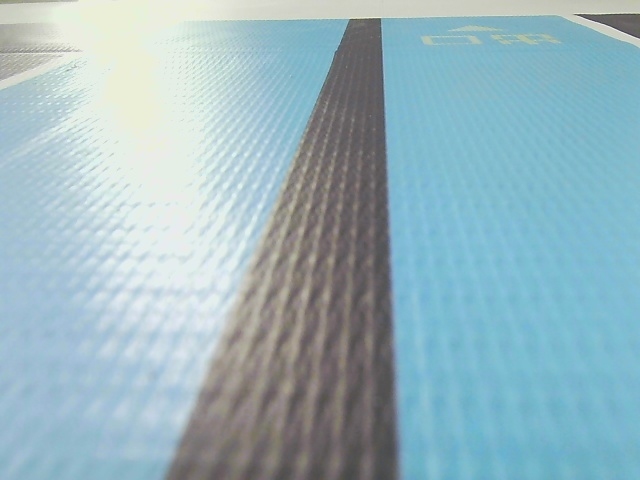
#> input picture src/src/line_follower/line_follower_model/line_follower_model/input_images/frame0076.jpg, 640 x 480 px, found by its file name; its folder holds only this picture in this run
$ python pic_annotation_member.py
#> lines starting #> are read from the running program, lines starting #| are printed output that depends on the picture; after the words box and inside, x2 and y2 are one past the last pixel; in counts of white or black regions, pixels touching at a corner belong together
import cv2 as cv
import uuid
import os
import numpy as np

class ImageProcessor:
    def __init__(self, input_dir, output_dir):
        self.input_dir = input_dir
        self.output_dir = output_dir
        self.x = -1
        self.y = -1
        self.current_image = None
        self.original_image = None
        self.image_files = []
        self.current_index = 0
        self.annotation_round = 0  # 0-1 for 2 rounds
        self.annotation_counts = [0, 0]  # left, right counts
        self.round_names = [
            "left_t_junction",   # 左侧T字路口
            "right_t_junction"   # 右侧T字路口
        ]
        self.round_targets = [100, 100]  # 100 each

        # 检查目录
        if not os.path.exists(self.input_dir):
            raise FileNotFoundError(f"输入目录不存在: {self.input_dir}")
        if not os.path.exists(self.output_dir):
            os.makedirs(self.output_dir)

        # 获取图片文件
        self.image_files = sorted([f for f in os.listdir(self.input_dir)
                                if f.lower().endswith(('png', 'jpg', 'jpeg'))])
        if not self.image_files:
            raise FileNotFoundError(f"目录中未找到图片文件: {self.input_dir}")

        # 初始化窗口
        cv.namedWindow("Road Annotation", cv.WINDOW_NORMAL)
        cv.resizeWindow("Road Annotation", 640, 224)

    def mouse_callback(self, event, x, y, flags, userdata):
        if event == cv.EVENT_LBUTTONDOWN:
            display_image = self.original_image.copy()
            self.x = x
            self.y = y
            cv.circle(display_image, (x, y), 5, (0, 0, 255), -1)

            # 显示进度信息
            progress_text = f"{self.round_names[self.annotation_round]} ({self.annotation_counts[self.annotation_round]}/{self.round_targets[self.annotation_round]})"
            cv.putText(display_image, progress_text, (10, 30),
                      cv.FONT_HERSHEY_SIMPLEX, 0.7, (0, 255, 0), 2)

            cv.imshow("Road Annotation", display_image)

    def load_next_image(self):
        if not self.image_files:
            return False

        file_path = os.path.join(self.input_dir, self.image_files[self.current_index])
        print(f"正在处理: {file_path}")

        full_image = cv.imread(file_path)
#> full_image is the input picture: shape (480, 640, 3); mean B, G, R 190.5, 181.7, 152.3
        if full_image is None:
            print(f"读取失败: {file_path}")
            return False

        # 裁剪为640x224
        self.original_image = full_image[128:352, :, :].copy()
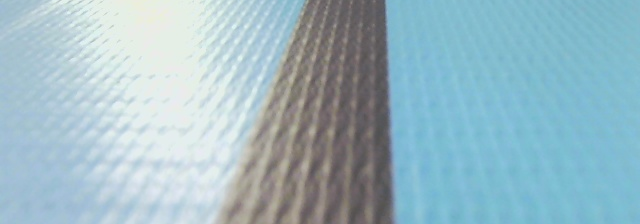
#> self.original_image: shape (224, 640, 3); mean B, G, R 196, 185.6, 155.4

        # 显示图像（添加临时标注信息）
        display_image = self.original_image.copy()
        progress_text = f"{self.round_names[self.annotation_round]} ({self.annotation_counts[self.annotation_round]}/{self.round_targets[self.annotation_round]})"
        cv.putText(display_image, progress_text, (10, 30),
                  cv.FONT_HERSHEY_SIMPLEX, 0.7, (0, 255, 0), 2)
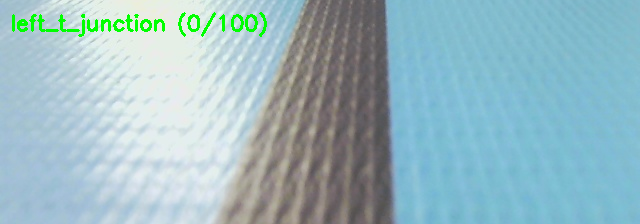
#> display_image: shape (224, 640, 3); 1.18% of pixels changed, all inside (x1, y1, x2, y2) = (12, 12, 267, 37)

        cv.setMouseCallback("Road Annotation", self.mouse_callback, display_image)
        cv.imshow("Road Annotation", display_image)
        return True

    def save_annotation(self):
        """确保生成唯一文件名后保存"""
        max_attempts = 10  # 最大尝试次数
        for _ in range(max_attempts):
            # 生成标准文件名
            filename = f"{self.round_names[self.annotation_round]}_{self.x:03d}_{self.y:03d}_{uuid.uuid4().hex[:8]}.jpg"
            output_path = os.path.join(self.output_dir, filename)

            # 检查文件是否已存在
            if not os.path.exists(output_path):
                cv.imwrite(output_path, self.original_image)
                print(f"已保存: {output_path}")
                return True

            print(f"检测到重名文件，重新生成: {filename}")

        print("错误: 无法生成唯一文件名，请手动清理目标目录")
        return False

    def process_images(self):
        while self.annotation_round < 2:  # Only 2 rounds now
            print(f"\n===== 第 {self.annotation_round+1}/2 轮: {self.round_names[self.annotation_round]} =====")
            print(f"目标数量: {self.round_targets[self.annotation_round]}")

            while self.annotation_counts[self.annotation_round] < self.round_targets[self.annotation_round]:
                if not self.load_next_image():
                    break

                key = cv.waitKey(0)
#> (key Esc is pressed here)

                # 空格/回车确认标注
                if key in (32, 13):
                    if self.x != -1 and self.y != -1:
                        if self.save_annotation():
                            self.annotation_counts[self.annotation_round] += 1

                    # 循环使用图片
                    self.current_index = (self.current_index + 1) % len(self.image_files)
                    self.x = -1
                    self.y = -1

                # ESC跳过当前类型
                elif key == 27:
                    print(f"跳过 {self.round_names[self.annotation_round]}")
                    break

            # 进入下一轮标注
            self.annotation_round += 1
            self.current_index = 0
            self.x = -1
            self.y = -1

        cv.destroyAllWindows()
        print("\n标注完成! 统计结果:")
        for i in range(2):
            print(f"{self.round_names[i]}: {self.annotation_counts[i]}/{self.round_targets[i]}")

if __name__ == '__main__':
    input_dir = "./input_images"    # 原始图片目录
    output_dir = "./image_dataset"  # 输出目录

    try:
        processor = ImageProcessor(input_dir, output_dir)
        processor.process_images()
    except Exception as e:
        print(f"错误: {str(e)}")

$ run again, on src/src/line_follower/line_follower_model/line_follower_model/input_images/frame008 (293).jpg
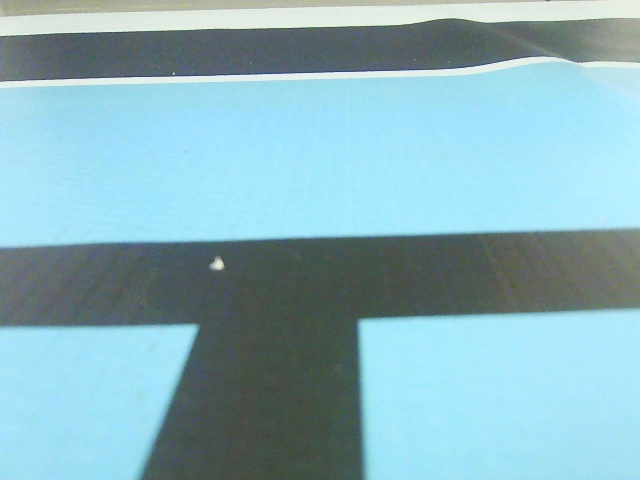
#> input picture src/src/line_follower/line_follower_model/line_follower_model/input_images/frame008 (293).jpg, 640 x 480 px, found by its file name
#> in load_next_image, full_image is the input picture: shape (480, 640, 3); mean B, G, R 189.3, 179.6, 138
#> in load_next_image, `self.original_image = full_image[128:352, :, :].copy()`:
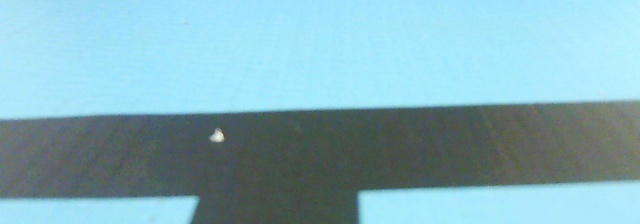
#> self.original_image: shape (224, 640, 3); mean B, G, R 186.9, 176, 132.6
#> in load_next_image, `cv.putText(display_image, progress_text, (10, 30), cv.FONT_HERSHEY_SIM..`:
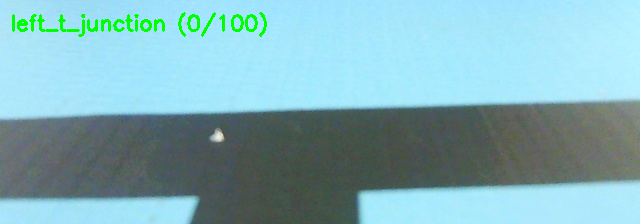
#> display_image: shape (224, 640, 3); 1.18% of pixels changed, all inside (x1, y1, x2, y2) = (12, 12, 267, 37)

$ run again, on src/src/line_follower/line_follower_model/line_follower_model/input_images/frame008 (117).jpg
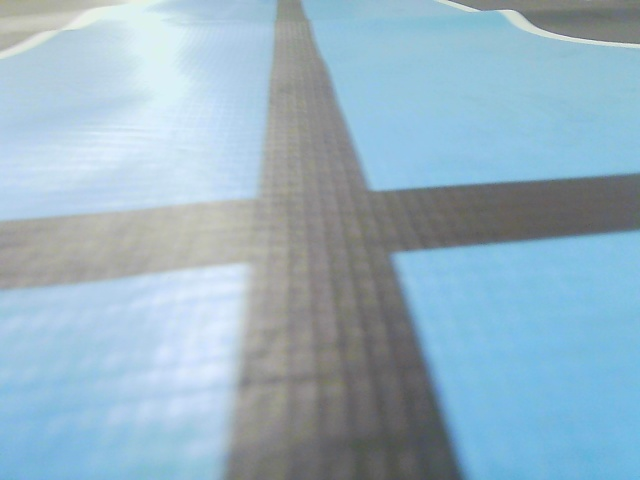
#> input picture src/src/line_follower/line_follower_model/line_follower_model/input_images/frame008 (117).jpg, 640 x 480 px, found by its file name
#> in load_next_image, full_image is the input picture: shape (480, 640, 3); mean B, G, R 195.2, 179, 151.2
#> in load_next_image, `self.original_image = full_image[128:352, :, :].copy()`:
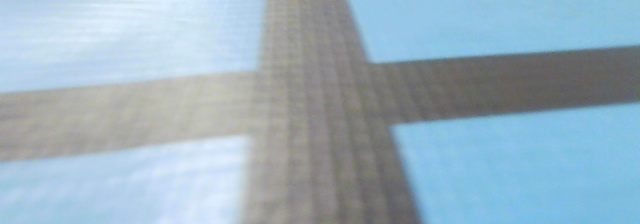
#> self.original_image: shape (224, 640, 3); mean B, G, R 191.2, 177, 154
#> in load_next_image, `cv.putText(display_image, progress_text, (10, 30), cv.FONT_HERSHEY_SIM..`:
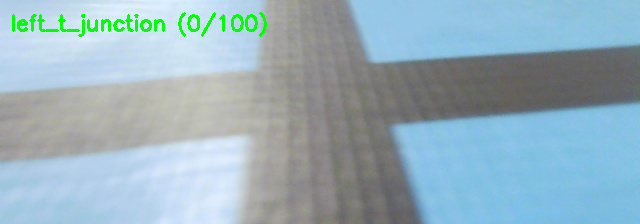
#> display_image: shape (224, 640, 3); 1.18% of pixels changed, all inside (x1, y1, x2, y2) = (12, 12, 267, 37)
